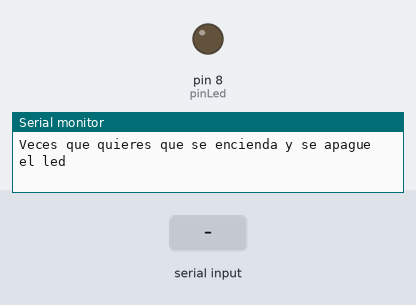
Recording of a program running on a simulated Arduino Uno, built with avr-gcc and run on an emulated ATmega328P. On the bench: output pins drawn as LEDs (lit = HIGH), the last lines printed to the serial monitor. Dashed ring = blinking. The inputs (shaded band) are chosen by the test bench.

Above: at 1.2 s.
1.3 s: "90,45\n" received over Serial
At 2.1 s:
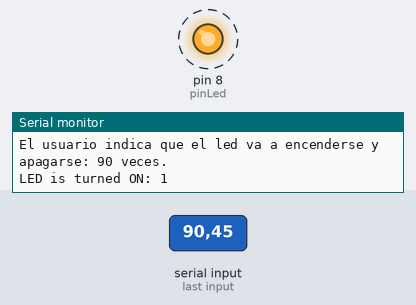
Timing chart, 0 to 10.3 s (numbered marks = the images above; inputs shaded):
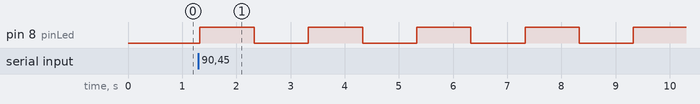

The program:

main.cpp
```cpp
#include <Arduino.h>

//Blinking LED and serial communicaction

int pinLed = 8; //pin donde se conecta el led
int numBlinks;

// Strings del estado del led
String LedOnMessage = "LED is turned ON: ";
String LedOffMessage = "LED is turned OFF: ";

void setup() {
    // Inicializa el LED apagado
    pinMode(pinLed, OUTPUT);
    digitalWrite(pinLed, LOW);

    // Inicializa la consola serial
    Serial.begin(9600);
}

void loop() {


    //Solicita el numero de parpadeos hasta que la consola no se encuentre disponible
    Serial.println("Veces que quieres que se encienda y se apague el led");
    while(Serial.available() == 0){}

    numBlinks = Serial.parseInt();
    Serial.print("El usuario indica que el led va a encenderse y apagarse: ");
    Serial.print(numBlinks);
    Serial.println(" veces.");

    // Enciende y apaga el LED el numero de parpadeos
    for (int counter = 1; counter <= numBlinks; counter++){
        // Enciende el led por 1 segundo e imprime el estado en la consola serial
        Serial.println(LedOnMessage +  counter);
        digitalWrite(pinLed, HIGH);
        delay(1000);

        // Apaga el led por 1 segundo e imprime el estado en la consola serial
        Serial.println(LedOffMessage +  counter);
        digitalWrite(pinLed, LOW);
        delay(1000);
    }

}
```

Measured:
- after the input at 1.3 s, pin 8 (pinLed): alternates HIGH for 1.0 s and LOW for 1.0 s, starting at once
